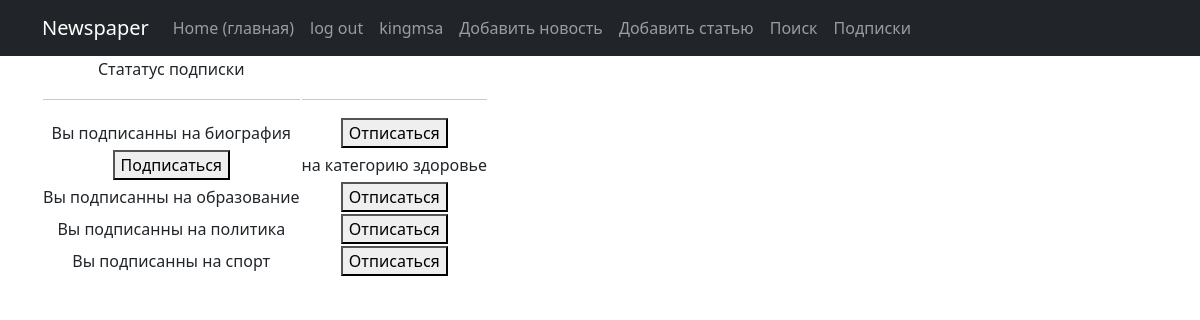
Screenshot of /subscriptions/ (signed in) with the database file from the repository.
### news/models.py (models this page shows, shortened)
class Category(models.Model):
    category = models.CharField(max_length=255, unique=True)

### subscriptions/views.py (the view, shortened to what this page needs)
# urls.py: path('subscriptions/', include('subscriptions.urls')),
@login_required
@csrf_protect
def subscriptions(request):
    categories_with_subscriptions = Category.objects.annotate(
        user_subscribed=Exists(
            Subscription.objects.filter(
                user=request.user,
                category=OuterRef('pk'),
            )
        )
    ).order_by('category')
    return render(
        request,
        'subscriptions.html',
        {'categories': categories_with_subscriptions},
    )

### subscriptions/templates/subscriptions.html (shortened to what this page needs)
{% extends "news/default.html" %}
{% block content %}
<table>
    <tr>
        <td>Стататус подписки</td>
        <td></td>
    </tr>
    <tr>
        <td><hr></td>
        <td><hr></td>
    </tr>
{% for category in categories  %}
    <tr>
    <form method="post">
        {% if category.user_subscribed %}
            <td>
                Вы подписанны на {{ category.category }}
            </td>
            <td>
                <button name="action" value="unsubscribe">Отписаться</button>
            </td>
        {% else %}
            <td>
                <button name="action" value="subscribe">Подписаться</button>
            </td>
            <td>
                 на категорию {{ category.category }}
            </td>
        {% endif %}
    </form>
    </tr>
{% endfor %}
</table>
{% endblock %}

### news/templates/news/default.html (shortened to what this page needs)
<!DOCTYPE html>
<html lang="en">
    <head>
        {% load static %}
        <link href="{% static 'css/styles.css' %}" rel="stylesheet" />
    </head>
    <body>
        <nav class="navbar navbar-expand-lg navbar-dark bg-dark static-top">
            <div class="container">
                <a class="navbar-brand" href="">Newspaper</a>
                <div class="collapse navbar-collapse" id="navbarResponsive">
                    <ul class="navbar-nav ml-auto">
                        <li class="nav-item active">
                            <a class="nav-link" href="/news/">Home
                                <span class="sr-only">(главная)</span>
                            </a>
                        </li>
                        {% if request.user.username %}
                        <li class="nav-item">
                            <a class="nav-link" href="{% url 'account_logout' %}">log out</a>
                        </li>
                        {% endif %}
                        {% if not request.user.username %}
                        <li class="nav-item">
                            <a class="nav-link" href="{% url 'account_signup' %}">log in(signup)</a>
                        </li>
                        {% else %}
                        <li class="nav-item">
                            <a class="nav-link" href="">{{ request.user.username }}</a>
                        </li>
                        {% endif %}
                        {% if perms.news.add_post %}
                        <li class="nav-item">
                            <a class="nav-link" href="{% url 'news:news_create' %}">Добавить новость</a>
                        </li>
                        {% endif %}
                        {% if perms.news.add_post %}
                        <li class="nav-item">
                            <a class="nav-link" href="{% url 'news:articles_create' %}">Добавить статью</a>
                        </li>
                        {% endif %}
                        <li class="nav-item">
                            <a class="nav-link" href="{% url 'news:search' %}">Поиск</a>
                        </li>
                        {% if request.user.is_authenticated %}
                        <li class="nav-item">
                            <a class="nav-link" href="{% url 'subscriptions' %}">Подписки</a>
                        </li>
                        {% endif %}
                    </ul>
                </div>
            </div>
         </nav>
        <div class="container">
            <div class="row">
                <div class="col-lg-12 text-center">
                    {% block content %}{% endblock content %}
                </div>
            </div>
         </div>
    </body>

### rows the page displays
Category: category "биография"
Category: category "здоровье"
Category: category "образование"
Category: category "политика"
Category: category "спорт"

### other values shown
{{ request.user.username }} "kingmsa"
